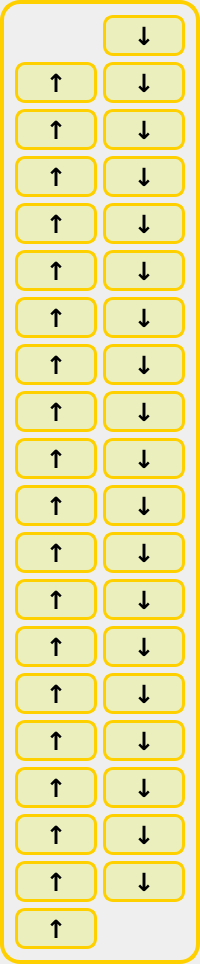
          <widget class="QFrame" name="externel_button">
           <property name="sizePolicy">
            <sizepolicy hsizetype="Expanding" vsizetype="Preferred">
             <horstretch>10</horstretch>
             <verstretch>0</verstretch>
            </sizepolicy>
           </property>
           <property name="layoutDirection">
            <enum>Qt::LeftToRight</enum>
           </property>
           <property name="styleSheet">
            <string notr="true">border: 4px solid #FFD000;border-radius:20px;</string>
           </property>
           <property name="frameShape">
            <enum>QFrame::NoFrame</enum>
           </property>
           <layout class="QGridLayout" name="gridLayout">
            <item row="16" column="0">
             <widget class="QPushButton" name="F4_up">
              <property name="cursor">
               <cursorShape>PointingHandCursor</cursorShape>
              </property>
              <property name="styleSheet">
               <string notr="true">border: 3px solid #FFD000;
border-radius:10px;
background-color: #EAEFBD;
font: bold 25px Consulas;

</string>
              </property>
              <property name="text">
               <string>↑</string>
              </property>
             </widget>
            </item>
            <item row="3" column="1">
             <widget class="QPushButton" name="F17_down">
              <property name="cursor">
               <cursorShape>PointingHandCursor</cursorShape>
              </property>
              <property name="styleSheet">
               <string notr="true">border: 3px solid #FFD000;
border-radius:10px;
background-color: #EAEFBD;
font: bold 25px Consulas;

</string>
              </property>
              <property name="text">
               <string>↓</string>
              </property>
             </widget>
            </item>
            <item row="7" column="0">
             <widget class="QPushButton" name="F13_up">
              <property name="cursor">
               <cursorShape>PointingHandCursor</cursorShape>
              </property>
              <property name="styleSheet">
               <string notr="true">border: 3px solid #FFD000;
border-radius:10px;
background-color: #EAEFBD;
font: bold 25px Consulas;

</string>
              </property>
              <property name="text">
               <string>↑</string>
              </property>
             </widget>
            </item>
            <item row="0" column="1">
             <widget class="QPushButton" name="F20_down">
              <property name="cursor">
               <cursorShape>PointingHandCursor</cursorShape>
              </property>
              <property name="styleSheet">
               <string notr="true">border: 3px solid #FFD000;
border-radius:10px;
background-color: #EAEFBD;
font: bold 25px Consulas;

</string>
              </property>
              <property name="text">
               <string>↓</string>
              </property>
             </widget>
            </item>
            <item row="6" column="1">
             <widget class="QPushButton" name="F14_down">
              <property name="cursor">
               <cursorShape>PointingHandCursor</cursorShape>
              </property>
              <property name="styleSheet">
               <string notr="true">border: 3px solid #FFD000;
border-radius:10px;
background-color: #EAEFBD;
font: bold 25px Consulas;

</string>
              </property>
              <property name="text">
               <string>↓</string>
              </property>
             </widget>
            </item>
            <item row="12" column="0">
             <widget class="QPushButton" name="F8_up">
              <property name="cursor">
               <cursorShape>PointingHandCursor</cursorShape>
              </property>
              <property name="styleSheet">
               <string notr="true">border: 3px solid #FFD000;
border-radius:10px;
background-color: #EAEFBD;
font: bold 25px Consulas;

</string>
              </property>
              <property name="text">
               <string>↑</string>
              </property>
             </widget>
            </item>
            <item row="11" column="0">
             <widget class="QPushButton" name="F9_up">
              <property name="cursor">
               <cursorShape>PointingHandCursor</cursorShape>
              </property>
              <property name="styleSheet">
               <string notr="true">border: 3px solid #FFD000;
border-radius:10px;
background-color: #EAEFBD;
font: bold 25px Consulas;

</string>
              </property>
              <property name="text">
               <string>↑</string>
              </property>
             </widget>
            </item>
            <item row="5" column="1">
             <widget class="QPushButton" name="F15_down">
              <property name="cursor">
               <cursorShape>PointingHandCursor</cursorShape>
              </property>
              <property name="styleSheet">
               <string notr="true">border: 3px solid #FFD000;
border-radius:10px;
background-color: #EAEFBD;
font: bold 25px Consulas;

</string>
              </property>
              <property name="text">
               <string>↓</string>
              </property>
             </widget>
            </item>
            <item row="11" column="1">
             <widget class="QPushButton" name="F9_down">
              <property name="cursor">
               <cursorShape>PointingHandCursor</cursorShape>
              </property>
              <property name="styleSheet">
               <string notr="true">border: 3px solid #FFD000;
border-radius:10px;
background-color: #EAEFBD;
font: bold 25px Consulas;

</string>
              </property>
              <property name="text">
               <string>↓</string>
              </property>
             </widget>
            </item>
            <item row="5" column="0">
             <widget class="QPushButton" name="F15_up">
              <property name="cursor">
               <cursorShape>PointingHandCursor</cursorShape>
              </property>
              <property name="styleSheet">
               <string notr="true">border: 3px solid #FFD000;
border-radius:10px;
background-color: #EAEFBD;
font: bold 25px Consulas;

</string>
              </property>
              <property name="text">
               <string>↑</string>
              </property>
             </widget>
            </item>
            <item row="7" column="1">
             <widget class="QPushButton" name="F13_down">
              <property name="cursor">
               <cursorShape>PointingHandCursor</cursorShape>
              </property>
              <property name="styleSheet">
               <string notr="true">border: 3px solid #FFD000;
border-radius:10px;
background-color: #EAEFBD;
font: bold 25px Consulas;

</string>
              </property>
              <property name="text">
               <string>↓</string>
              </property>
             </widget>
            </item>
            <item row="8" column="1">
             <widget class="QPushButton" name="F12_down">
              <property name="cursor">
               <cursorShape>PointingHandCursor</cursorShape>
              </property>
              <property name="styleSheet">
               <string notr="true">border: 3px solid #FFD000;
border-radius:10px;
background-color: #EAEFBD;
font: bold 25px Consulas;

</string>
              </property>
              <property name="text">
               <string>↓</string>
              </property>
             </widget>
            </item>
            <item row="17" column="0">
             <widget class="QPushButton" name="F3_up">
              <property name="cursor">
               <cursorShape>PointingHandCursor</cursorShape>
              </property>
              <property name="styleSheet">
               <string notr="true">border: 3px solid #FFD000;
border-radius:10px;
background-color: #EAEFBD;
font: bold 25px Consulas;

</string>
              </property>
              <property name="text">
               <string>↑</string>
              </property>
             </widget>
            </item>
            <item row="13" column="0">
             <widget class="QPushButton" name="F7_up">
              <property name="cursor">
               <cursorShape>PointingHandCursor</cursorShape>
              </property>
              <property name="styleSheet">
               <string notr="true">border: 3px solid #FFD000;
border-radius:10px;
background-color: #EAEFBD;
font: bold 25px Consulas;

</string>
              </property>
              <property name="text">
               <string>↑</string>
              </property>
             </widget>
            </item>
            <item row="10" column="0">
             <widget class="QPushButton" name="F10_up">
              <property name="cursor">
               <cursorShape>PointingHandCursor</cursorShape>
              </property>
              <property name="styleSheet">
               <string notr="true">border: 3px solid #FFD000;
border-radius:10px;
background-color: #EAEFBD;
font: bold 25px Consulas;

</string>
              </property>
              <property name="text">
               <string>↑</string>
              </property>
             </widget>
            </item>
            <item row="15" column="0">
             <widget class="QPushButton" name="F5_up">
              <property name="cursor">
               <cursorShape>PointingHandCursor</cursorShape>
              </property>
              <property name="styleSheet">
               <string notr="true">border: 3px solid #FFD000;
border-radius:10px;
background-color: #EAEFBD;
font: bold 25px Consulas;

</string>
              </property>
              <property name="text">
               <string>↑</string>
              </property>
             </widget>
            </item>
            <item row="18" column="0">
             <widget class="QPushButton" name="F2_up">
              <property name="cursor">
               <cursorShape>PointingHandCursor</cursorShape>
              </property>
              <property name="styleSheet">
               <string notr="true">border: 3px solid #FFD000;
border-radius:10px;
background-color: #EAEFBD;
font: bold 25px Consulas;

</string>
              </property>
              <property name="text">
               <string>↑</string>
              </property>
             </widget>
            </item>
            <item row="10" column="1">
             <widget class="QPushButton" name="F10_down">
              <property name="cursor">
               <cursorShape>PointingHandCursor</cursorShape>
              </property>
              <property name="styleSheet">
               <string notr="true">border: 3px solid #FFD000;
border-radius:10px;
background-color: #EAEFBD;
font: bold 25px Consulas;

</string>
              </property>
              <property name="text">
               <string>↓</string>
              </property>
             </widget>
            </item>
            <item row="2" column="1">
             <widget class="QPushButton" name="F18_down">
              <property name="cursor">
               <cursorShape>PointingHandCursor</cursorShape>
              </property>
              <property name="styleSheet">
               <string notr="true">border: 3px solid #FFD000;
border-radius:10px;
background-color: #EAEFBD;
font: bold 25px Consulas;

</string>
              </property>
              <property name="text">
               <string>↓</string>
              </property>
             </widget>
            </item>
            <item row="1" column="1">
             <widget class="QPushButton" name="F19_down">
              <property name="cursor">
               <cursorShape>PointingHandCursor</cursorShape>
              </property>
              <property name="styleSheet">
               <string notr="true">border: 3px solid #FFD000;
border-radius:10px;
background-color: #EAEFBD;
font: bold 25px Consulas;

</string>
              </property>
              <property name="text">
               <string>↓</string>
              </property>
             </widget>
            </item>
            <item row="6" column="0">
             <widget class="QPushButton" name="F14_up">
              <property name="cursor">
               <cursorShape>PointingHandCursor</cursorShape>
              </property>
              <property name="styleSheet">
               <string notr="true">border: 3px solid #FFD000;
border-radius:10px;
background-color: #EAEFBD;
font: bold 25px Consulas;

</string>
              </property>
              <property name="text">
               <string>↑</string>
              </property>
             </widget>
            </item>
            <item row="2" column="0">
             <widget class="QPushButton" name="F18_up">
              <property name="cursor">
               <cursorShape>PointingHandCursor</cursorShape>
              </property>
              <property name="styleSheet">
               <string notr="true">border: 3px solid #FFD000;
border-radius:10px;
background-color: #EAEFBD;
font: bold 25px Consulas;

</string>
              </property>
              <property name="text">
               <string>↑</string>
              </property>
             </widget>
            </item>
            <item row="4" column="0">
             <widget class="QPushButton" name="F16_up">
              <property name="cursor">
               <cursorShape>PointingHandCursor</cursorShape>
              </property>
              <property name="styleSheet">
               <string notr="true">border: 3px solid #FFD000;
border-radius:10px;
background-color: #EAEFBD;
font: bold 25px Consulas;

</string>
              </property>
              <property name="text">
               <string>↑</string>
              </property>
             </widget>
            </item>
            <item row="3" column="0">
             <widget class="QPushButton" name="F17_up">
              <property name="cursor">
               <cursorShape>PointingHandCursor</cursorShape>
              </property>
              <property name="styleSheet">
               <string notr="true">border: 3px solid #FFD000;
border-radius:10px;
background-color: #EAEFBD;
font: bold 25px Consulas;

</string>
              </property>
              <property name="text">
               <string>↑</string>
              </property>
             </widget>
            </item>
            <item row="4" column="1">
             <widget class="QPushButton" name="F16_down">
              <property name="cursor">
               <cursorShape>PointingHandCursor</cursorShape>
              </property>
              <property name="styleSheet">
               <string notr="true">border: 3px solid #FFD000;
border-radius:10px;
background-color: #EAEFBD;
font: bold 25px Consulas;

</string>
              </property>
              <property name="text">
               <string>↓</string>
              </property>
             </widget>
            </item>
            <item row="19" column="0">
             <widget class="QPushButton" name="F1_up">
              <property name="cursor">
               <cursorShape>PointingHandCursor</cursorShape>
              </property>
              <property name="styleSheet">
               <string notr="true">border: 3px solid #FFD000;
border-radius:10px;
background-color: #EAEFBD;
font: bold 25px Consulas;

</string>
              </property>
              <property name="text">
               <string>↑</string>
              </property>
             </widget>
            </item>
            <item row="1" column="0">
             <widget class="QPushButton" name="F19_up">
              <property name="cursor">
               <cursorShape>PointingHandCursor</cursorShape>
              </property>
              <property name="styleSheet">
               <string notr="true">border: 3px solid #FFD000;
border-radius:10px;
background-color: #EAEFBD;
font: bold 25px Consulas;

</string>
              </property>
              <property name="text">
               <string>↑</string>
              </property>
             </widget>
            </item>
            <item row="14" column="0">
             <widget class="QPushButton" name="F6_up">
              <property name="cursor">
               <cursorShape>PointingHandCursor</cursorShape>
              </property>
              <property name="styleSheet">
               <string notr="true">border: 3px solid #FFD000;
border-radius:10px;
background-color: #EAEFBD;
font: bold 25px Consulas;

</string>
              </property>
              <property name="text">
               <string>↑</string>
              </property>
             </widget>
            </item>
            <item row="9" column="0">
             <widget class="QPushButton" name="F11_up">
              <property name="cursor">
               <cursorShape>PointingHandCursor</cursorShape>
              </property>
              <property name="styleSheet">
               <string notr="true">border: 3px solid #FFD000;
border-radius:10px;
background-color: #EAEFBD;
font: bold 25px Consulas;

</string>
              </property>
              <property name="text">
               <string>↑</string>
              </property>
             </widget>
            </item>
            <item row="8" column="0">
             <widget class="QPushButton" name="F12_up">
              <property name="cursor">
               <cursorShape>PointingHandCursor</cursorShape>
              </property>
              <property name="styleSheet">
               <string notr="true">border: 3px solid #FFD000;
border-radius:10px;
background-color: #EAEFBD;
font: bold 25px Consulas;

</string>
              </property>
              <property name="text">
               <string>↑</string>
              </property>
             </widget>
            </item>
            <item row="9" column="1">
             <widget class="QPushButton" name="F11_down">
              <property name="cursor">
               <cursorShape>PointingHandCursor</cursorShape>
              </property>
              <property name="styleSheet">
               <string notr="true">border: 3px solid #FFD000;
border-radius:10px;
background-color: #EAEFBD;
font: bold 25px Consulas;

</string>
              </property>
              <property name="text">
               <string>↓</string>
              </property>
             </widget>
            </item>
            <item row="12" column="1">
             <widget class="QPushButton" name="F8_down">
              <property name="cursor">
               <cursorShape>PointingHandCursor</cursorShape>
              </property>
              <property name="styleSheet">
               <string notr="true">border: 3px solid #FFD000;
border-radius:10px;
background-color: #EAEFBD;
font: bold 25px Consulas;

</string>
              </property>
              <property name="text">
               <string>↓</string>
              </property>
             </widget>
            </item>
            <item row="13" column="1">
             <widget class="QPushButton" name="F7_down">
              <property name="cursor">
               <cursorShape>PointingHandCursor</cursorShape>
              </property>
              <property name="styleSheet">
               <string notr="true">border: 3px solid #FFD000;
border-radius:10px;
background-color: #EAEFBD;
font: bold 25px Consulas;

</string>
              </property>
              <property name="text">
               <string>↓</string>
              </property>
             </widget>
            </item>
            <item row="14" column="1">
             <widget class="QPushButton" name="F6_down">
              <property name="cursor">
               <cursorShape>PointingHandCursor</cursorShape>
              </property>
              <property name="styleSheet">
               <string notr="true">border: 3px solid #FFD000;
border-radius:10px;
background-color: #EAEFBD;
font: bold 25px Consulas;

</string>
              </property>
              <property name="text">
               <string>↓</string>
              </property>
             </widget>
            </item>
            <item row="15" column="1">
             <widget class="QPushButton" name="F5_down">
              <property name="cursor">
               <cursorShape>PointingHandCursor</cursorShape>
              </property>
              <property name="styleSheet">
               <string notr="true">border: 3px solid #FFD000;
border-radius:10px;
background-color: #EAEFBD;
font: bold 25px Consulas;

</string>
              </property>
              <property name="text">
               <string>↓</string>
              </property>
             </widget>
            </item>
            <item row="16" column="1">
             <widget class="QPushButton" name="F4_down">
              <property name="cursor">
               <cursorShape>PointingHandCursor</cursorShape>
              </property>
              <property name="styleSheet">
               <string notr="true">border: 3px solid #FFD000;
border-radius:10px;
background-color: #EAEFBD;
font: bold 25px Consulas;

</string>
              </property>
              <property name="text">
               <string>↓</string>
              </property>
             </widget>
            </item>
            <item row="17" column="1">
             <widget class="QPushButton" name="F3_down">
              <property name="cursor">
               <cursorShape>PointingHandCursor</cursorShape>
              </property>
              <property name="styleSheet">
               <string notr="true">border: 3px solid #FFD000;
border-radius:10px;
background-color: #EAEFBD;
font: bold 25px Consulas;

</string>
              </property>
              <property name="text">
               <string>↓</string>
              </property>
             </widget>
            </item>
            <item row="18" column="1">
             <widget class="QPushButton" name="F2_down">
              <property name="cursor">
               <cursorShape>PointingHandCursor</cursorShape>
              </property>
              <property name="styleSheet">
               <string notr="true">border: 3px solid #FFD000;
border-radius:10px;
background-color: #EAEFBD;
font: bold 25px Consulas;

</string>
              </property>
              <property name="text">
               <string>↓</string>
              </property>
             </widget>
            </item>
           </layout>
          </widget>
